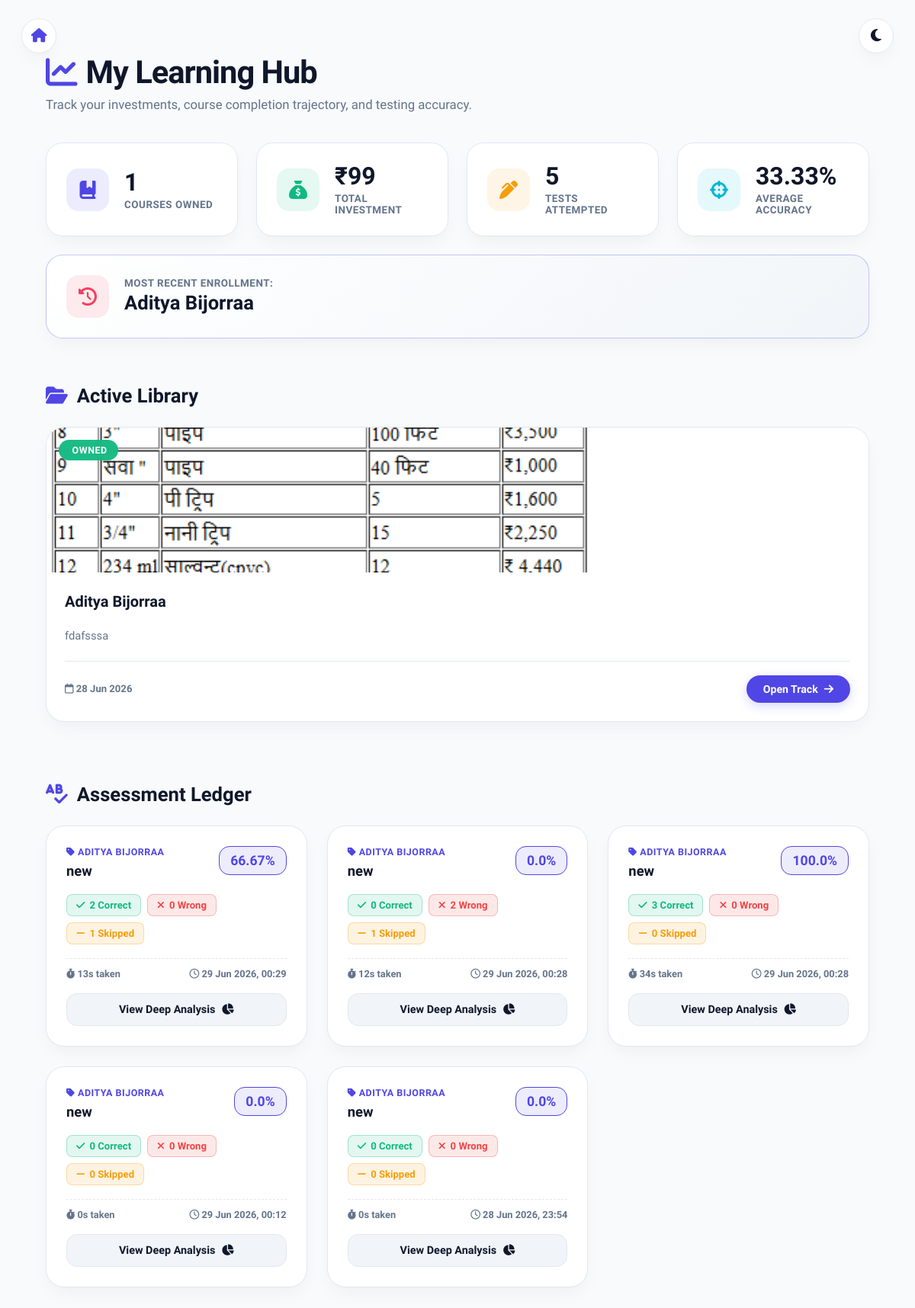
Screenshot of /activity/ (signed in) with the database file from the repository.
### frontend/models.py (models this page shows, shortened)
class PurchasedCourse(models.Model):
    user = models.ForeignKey(
        User,
        on_delete=models.CASCADE,
        related_name="purchased_courses"
    )
    course = models.ForeignKey(
        Course,
        on_delete=models.CASCADE,
        related_name="purchases"
    )
    purchased_at = models.DateTimeField(
        auto_now_add=True
    )
    class Meta:
        ordering = ["-purchased_at"]
        unique_together = (
            "user",
            "course"
        )

class Course(models.Model):
    teacher = models.ForeignKey(
        Teacher,
        on_delete=models.CASCADE,
        related_name="courses"
    )
    course_name = models.CharField(
        max_length=200
    )
    course_image = models.ImageField(
        upload_to="courses/",
        blank=True,
        null=True
    )
    description = models.TextField()
    price = models.PositiveIntegerField(
        default=99
    )
    created_at = models.DateTimeField(
        auto_now_add=True
    )
    updated_at = models.DateTimeField(
        auto_now=True
    )

class TestAttempt(models.Model):
    RESULT_STATUS = [
        ("Pass", "Pass"),
        ("Fail", "Fail"),
    ]
    user = models.ForeignKey(
        User,
        on_delete=models.CASCADE,
        related_name="test_attempts"
    )
    test = models.ForeignKey(
        Test,
        on_delete=models.CASCADE,
        related_name="attempts"
    )
    attempt_number = models.PositiveIntegerField(
        default=1
    )
    score = models.PositiveIntegerField(
        default=0
    )
    total_marks = models.PositiveIntegerField(
        default=0
    )
    total_questions = models.PositiveIntegerField(
        default=0
    )
    correct_answers = models.PositiveIntegerField(
        default=0
    )
    wrong_answers = models.PositiveIntegerField(
        default=0
    )
    skipped_answers = models.PositiveIntegerField(
        default=0
    )
    percentage = models.FloatField(
        default=0
    )
    result = models.CharField(
        max_length=10,
        choices=RESULT_STATUS,
        default="Fail"
    )
    time_taken_seconds = models.PositiveIntegerField(
        default=0
    )
    submitted_at = models.DateTimeField(
        auto_now_add=True
    )
    class Meta:
        ordering = ["-submitted_at"]

class Test(models.Model):
    course = models.ForeignKey(
        Course,
        on_delete=models.CASCADE,
        related_name="tests"
    )
    title = models.CharField(
        max_length=200
    )
    description = models.TextField(
        blank=True
    )
    duration_minutes = models.PositiveIntegerField(
        default=30
    )
    total_marks = models.PositiveIntegerField(
        default=0
    )
    is_active = models.BooleanField(
        default=True
    )
    created_at = models.DateTimeField(
        auto_now_add=True
    )
    class Meta:
        ordering = ["id"]

### frontend/views.py (the view)
@login_required
def activity(request):
    purchases = PurchasedCourse.objects.filter(
        user=request.user
    ).select_related(
        "course"
    ).order_by("-purchased_at")
    all_attempts = TestAttempt.objects.filter(
        user=request.user
    ).select_related(
        "test",
        "test__course"
    ).order_by("-submitted_at")
    attempts = all_attempts[:5]
    total_courses = purchases.count()
    total_spent = sum(
        purchase.course.price
        for purchase in purchases
    )
    last_purchase = purchases.first()
    total_attempts = attempts.count()
    avg_percentage = (
        attempts.aggregate(
            Avg("percentage")
        )["percentage__avg"] or 0
    )
    best_percentage = (
        attempts.aggregate(
            Max("percentage")
        )["percentage__max"] or 0
    )
    return render(
        request,
        "activity.html",
        {
            "purchases": purchases,
            "attempts": attempts,
            "total_courses": total_courses,
            "total_spent": total_spent,
            "last_purchase": last_purchase,
            "total_attempts": total_attempts,
            "avg_percentage": round(avg_percentage, 2),
            "best_percentage": best_percentage,
        }
    )

### frontend/templates/activity.html (shortened to what this page needs)
<!DOCTYPE html>
<html lang="en">
<head>
    {% load static %}
    <link rel="stylesheet" href="{% static 'css/activity.css' %}">
    <link rel="stylesheet" href="https://cdnjs.cloudflare.com/ajax/libs/font-awesome/6.5.1/css/all.min.css">
</head>
<body>
    <div class="top-nav-fixed">
        <a href="{% url 'home' %}" class="btn-action-float nav-home" title="Go to Dashboard">
            <i class="fa-solid fa-house"></i>
        </a>
        <button id="themeToggle" class="btn-action-float nav-theme" title="Switch Theme">
            <i class="fa-solid fa-moon"></i>
        </button>
    </div>
    <main class="dashboard">
        <div class="page-header">
            <h1><i class="fa-solid fa-chart-line text-primary"></i> My Learning Hub</h1>
            <p>Track your investments, course completion trajectory, and testing accuracy.</p>
        </div>
        <div class="stats-grid">
            <div class="stat-card">
                <div class="stat-icon icon-indigo"><i class="fa-solid fa-book-bookmark"></i></div>
                <div>
                    <h2>{{ total_courses }}</h2>
                    <p>Courses Owned</p>
                </div>
            </div>
            <div class="stat-card">
                <div class="stat-icon icon-emerald"><i class="fa-solid fa-sack-dollar"></i></div>
                <div>
                    <h2>₹{{ total_spent }}</h2>
                    <p>Total Investment</p>
                </div>
            </div>
            <div class="stat-card">
                <div class="stat-icon icon-amber"><i class="fa-solid fa-pen-clip"></i></div>
                <div>
                    <h2>{{ total_attempts }}</h2>
                    <p>Tests Attempted</p>
                </div>
            </div>
            <div class="stat-card">
                <div class="stat-icon icon-cyan"><i class="fa-solid fa-crosshairs"></i></div>
                <div>
                    <h2>{{ avg_percentage }}%</h2>
                    <p>Average Accuracy</p>
                </div>
            </div>
            {% if last_purchase %}
            <div class="stat-card bento-wide">
                <div class="stat-icon icon-rose"><i class="fa-solid fa-clock-rotate-left"></i></div>
                <div class="wide-content">
                    <p class="wide-label">Most Recent Enrollment:</p>
                    <h2 class="wide-title">{{ last_purchase.course.course_name }}</h2>
                </div>
            </div>
            {% endif %}
        </div>
        <div class="section-title">
            <h2><i class="fa-solid fa-folder-open text-primary"></i> Active Library</h2>
        </div>
        <div class="course-grid">
            {% for item in purchases %}
            <div class="course-card">
                <div class="thumb-wrapper">
                    <span class="badge"> Owned</span>
                    <img src="{{ item.course.course_image.url }}" alt="course">
                </div>
                <div class="content">
                    <h2 class="c-title">{{ item.course.course_name }}</h2>
                    <p class="c-desc">{{ item.course.description }}</p>
                    <div class="card-bottom">
                        <div class="purchase-date">
                            <i class="fa-regular fa-calendar"></i> {{ item.purchased_at|date:"d M Y" }}
                        </div>
                        <a href="{% url 'course_access' item.course.id %}">
                            <button class="btn-open">
                                <span>Open Track</span> <i class="fa-solid fa-arrow-right"></i>
                            </button>
                        </a>
                    </div>
                </div>
            </div>
            {% endfor %}
        </div>
        <div class="section-title mt-huge">
            <h2><i class="fa-solid fa-spell-check text-primary"></i> Assessment Ledger</h2>
        </div>
        <div class="test-grid">
            {% for attempt in attempts %}
            <div class="test-card">
                <div class="test-card-top">
                    <div>
                        <span class="course-tag"><i class="fa-solid fa-tag"></i> {{ attempt.test.course.course_name }}</span>
                        <h3 class="test-title">{{ attempt.test.title }}</h3>
                    </div>
                    <div class="score-badge">
                        <span>{{ attempt.percentage }}%</span>
                    </div>
                </div>
                <div class="metrics-row">
                    <span class="metric pill-green"><i class="fa-solid fa-check"></i> {{ attempt.correct_answers }} Correct</span>
                    <span class="metric pill-red"><i class="fa-solid fa-xmark"></i> {{ attempt.wrong_answers }} Wrong</span>
                    <span class="metric pill-yellow"><i class="fa-solid fa-minus"></i> {{ attempt.skipped_answers }} Skipped</span>
                </div>
                <div class="test-meta">
                    <span><i class="fa-solid fa-stopwatch"></i> {{ attempt.time_taken_seconds }}s taken</span>
                    <span><i class="fa-regular fa-clock"></i> {{ attempt.submitted_at|date:"d M Y, H:i" }}</span>
                </div>
                <div class="test-action">
                    <a href="{% url 'result_page' attempt.id %}">
                        <button class="btn-result">View Deep Analysis <i class="fa-solid fa-chart-pie"></i></button>
                    </a>
                </div>
            </div>
            {% empty %}
            <div class="empty-state">
                <i class="fa-solid fa-file-circle-question empty-icon"></i>
                <h2>No Test Records Found</h2>
                <p>Attempt practice quizzes inside your enrolled courses to generate performance telemetry.</p>
            </div>
            {% endfor %}
        </div>
    </main>
</body>
</html>

### rows the page displays
PurchasedCourse: course.course_name "Aditya Bijorraa", course.course_image (picture), course.description "fdafsssa", purchased_at "28 Jun 2026"
TestAttempt: test.course.course_name "ADITYA BIJORRAA", test "new", percentage "66.67", correct_answers "2", wrong_answers "0", skipped_answers "1", time_taken_seconds "13", submitted_at "29 Jun 2026, 00:29"
TestAttempt: test.course.course_name "ADITYA BIJORRAA", test "new", percentage "0.0", correct_answers "0", wrong_answers "2", skipped_answers "1", time_taken_seconds "12", submitted_at "29 Jun 2026, 00:28"
TestAttempt: test.course.course_name "ADITYA BIJORRAA", test "new", percentage "100.0", correct_answers "3", wrong_answers "0", skipped_answers "0", time_taken_seconds "34", submitted_at "29 Jun 2026, 00:28"
TestAttempt: test.course.course_name "ADITYA BIJORRAA", test "new", percentage "0.0", correct_answers "0", wrong_answers "0", skipped_answers "0", time_taken_seconds "0", submitted_at "29 Jun 2026, 00:12"
TestAttempt: test.course.course_name "ADITYA BIJORRAA", test "new", percentage "0.0", correct_answers "0", wrong_answers "0", skipped_answers "0", time_taken_seconds "0", submitted_at "28 Jun 2026, 23:54"

### other values shown
{{ total_courses }} "1"
{{ total_spent }} "99"
{{ total_attempts }} "5"
{{ avg_percentage }} "33.33"
